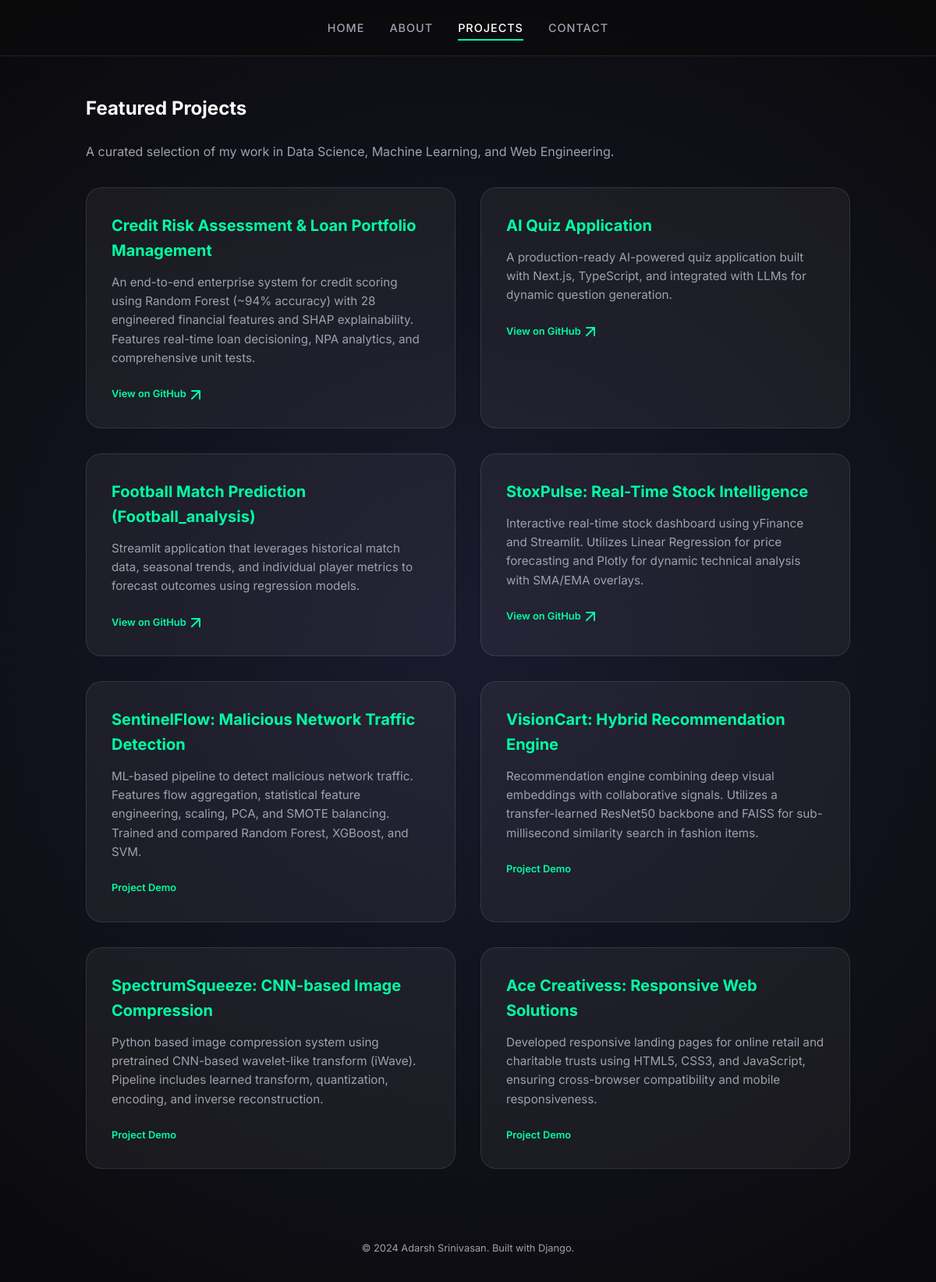
The app's page /projects/, older data.
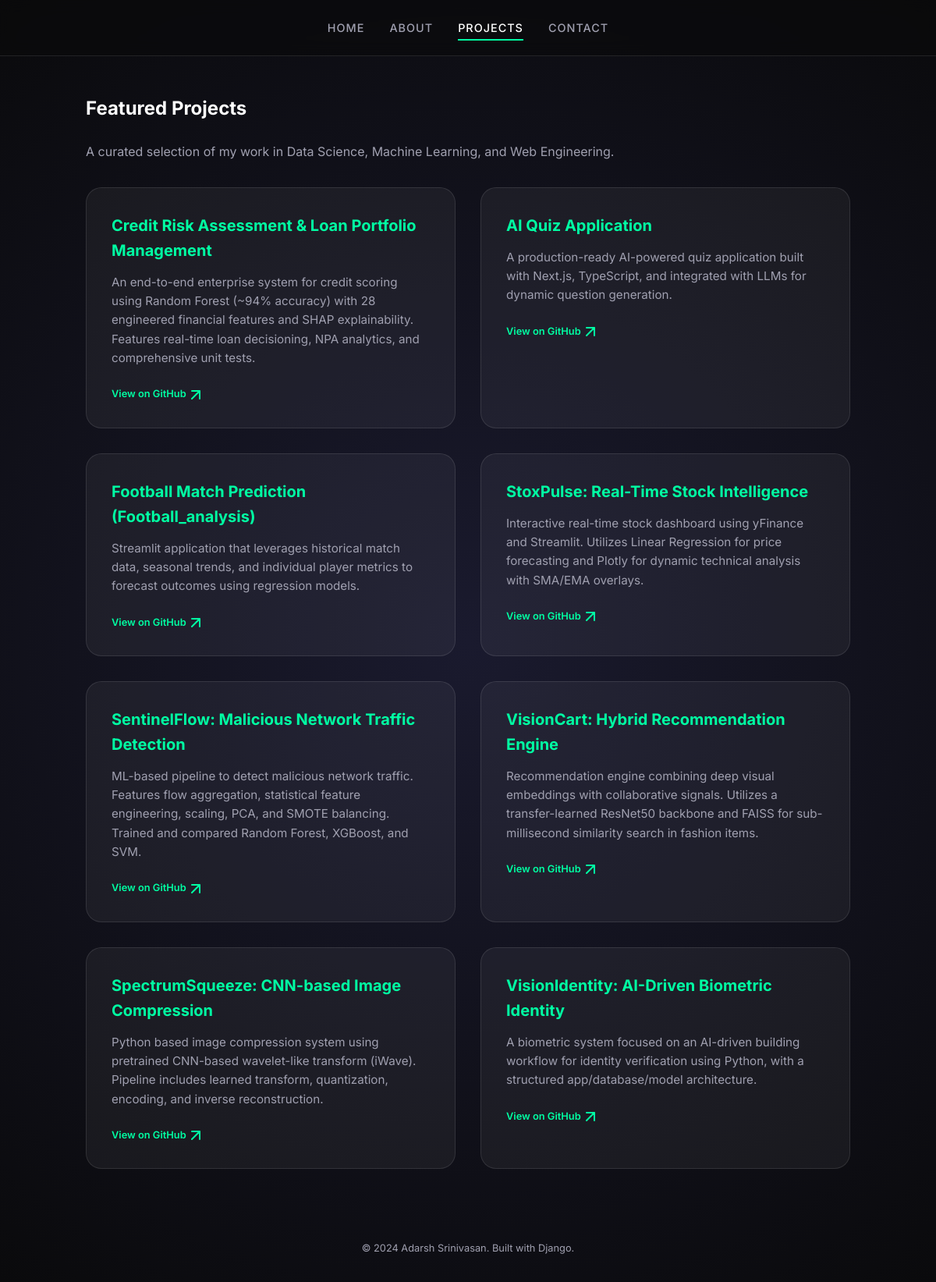
The same page, newer data.
### main/models.py (models this page shows, shortened)
class Project(models.Model):
    title = models.CharField(max_length=100)
    description = models.TextField()
    github_link = models.URLField(blank=True, null=True)

### main/views.py (the view)
# urls.py: path('projects/', views.projects, name='projects'),  # ← NEW
def projects(request):
    all_projects = Project.objects.all()
    return render(request, 'main/projects.html', {'projects': all_projects})

### main/templates/main/projects.html
{% extends 'main/base.html' %}
{% block content %}
<section>
    <h2>Featured Projects</h2>
    <p style="color: var(--text-muted); margin-bottom: 2rem;">A curated selection of my work in Data Science, Machine Learning, and Web Engineering.</p>
    <div class="projects-grid">
        {% for project in projects %}
            <article class="project-box">
                <h3>{{ project.title }}</h3>
                <p>{{ project.description }}</p>
                <div style="margin-top: 1.5rem; display: flex; align-items: center; gap: 0.5rem; color: var(--primary); font-size: 0.8rem; font-weight: 600;">
                    {% if project.github_link %}
                        <a href="{{ project.github_link }}" target="_blank" style="color: var(--primary); text-decoration: none; display: flex; align-items: center; gap: 0.4rem;">
                            <span>View on GitHub</span>
                            <svg width="12" height="12" viewBox="0 0 12 12" fill="none" xmlns="http://www.w3.org/2000/svg">
                                <path d="M1 11L11 1M11 1H1M11 1V11" stroke="currentColor" stroke-width="2" stroke-linecap="round" stroke-linejoin="round"/>
                            </svg>
                        </a>
                    {% else %}
                        <span>Project Demo</span>
                    {% endif %}
                </div>
            </article>
        {% empty %}
            <p>No projects added yet. Check back soon!</p>
        {% endfor %}
    </div>
</section>
{% endblock %}

Row changes from the older to the newer data that the page shows:
removed Project: title "Ace Creativess: Responsive Web Solutions", description "Developed responsive landing pages for online retail and charitable trusts using HTML5, CSS3, and JavaScript, ensuring cross-browser compatibility and mobile responsiveness.", shows "Project Demo"
changed Project "SentinelFlow: Malicious Network Traffic Detection": github_link "Project Demo" → "View on GitHub"
changed Project "VisionCart: Hybrid Recommendation Engine": github_link "Project Demo" → "View on GitHub"
changed Project "SpectrumSqueeze: CNN-based Image Compression": github_link "Project Demo" → "View on GitHub"
added Project: title "VisionIdentity: AI-Driven Biometric Identity", description "A biometric system focused on an AI-driven building workflow for identity verification using Python, with a structured app/database/model architecture."
